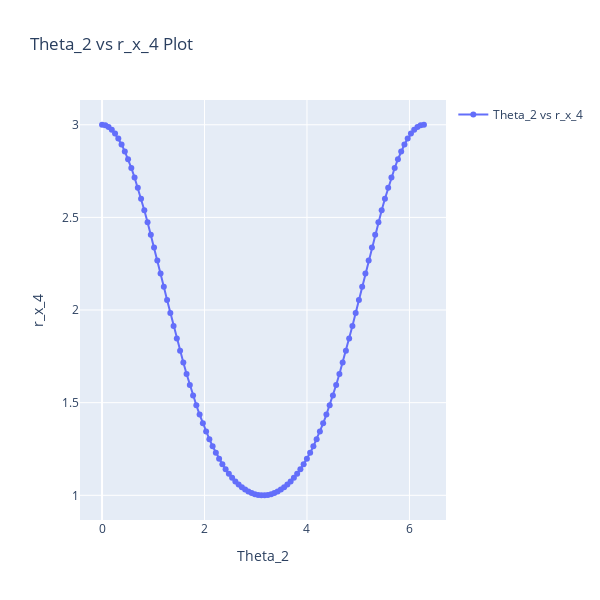

The notebook cell this image was saved under:
### Code cell
plot_theta2_vs_rx4(theta_2_range = np.linspace(0, 2*np.pi, 100), L2_value=1, L3_value=2, offset_value=0, alfa_value=0)
